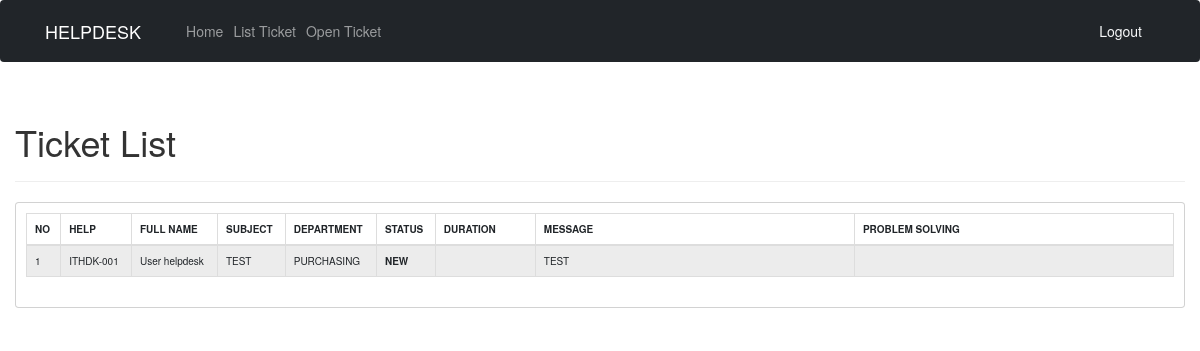
Page /Halaman-cust/ticket.php (signed in) on the committed database.
### tables this page shows
CREATE TABLE `tbl_ticket` (
  `tt_id` int NOT NULL,
  `tt_no_id` varchar(100) DEFAULT NULL,
  `tt_user` int NOT NULL,
  `tt_subject` varchar(225) DEFAULT NULL,
  `tt_department` int NOT NULL,
  `tt_service` int NOT NULL,
  `tt_priority` int NOT NULL,
  `tt_message` longtext,
  `tt_problem_solving` varchar(255) DEFAULT '',
  `tt_status` enum('NEW','PROCCESS','PENDING','CANCEL','DONE','DELETE') NOT NULL DEFAULT 'NEW',
  `tt_created` datetime NOT NULL DEFAULT CURRENT_TIMESTAMP,
  `tt_foto_before` varchar(100) NOT NULL,
  `tt_foto_after` varchar(100) NOT NULL,
  `tt_updated` datetime DEFAULT NULL,
  `tt_duration` varchar(255) DEFAULT NULL
);

CREATE TABLE `tbl_user` (
  `tu_id` int NOT NULL,
  `tu_role` enum('admin','customer') NOT NULL,
  `tu_user` varchar(100) NOT NULL,
  `tu_pass` varchar(100) NOT NULL,
  `tu_full_name` varchar(200) NOT NULL,
  `tu_email` varchar(150) NOT NULL
);

CREATE TABLE `tbl_department` (
  `td_id` int NOT NULL,
  `td_name` varchar(75) NOT NULL,
  `td_description` text NOT NULL
);

### Halaman-cust/func.php (called while the page is built, shortened)
<?php include 'config.php';
function db($params = array())
{
    if (isset($params['hostname'])) {
        $hostname = $params['hostname'];
    } else {
        $hostname = CONF_HOSTNAME;
    }
    if (isset($params['username'])) {
        $username = $params['username'];
    } else {
        $username = CONF_USERNAME;
    }
    if (isset($params['password'])) {
        $password = $params['password'];
    } else {
        $password = CONF_PASSWORD;
    }
    if (isset($params['database'])) {
        $database = $params['database'];
    } else {
        $database = CONF_DATABASE;
    }
    $conn = new mysqli($hostname, $username, $password, $database);
    return $conn;
}
function Q_array($sql = null)
{
    $db = db();
    if ($sql === null) {
        return null;
    } else {
        if ($result = $db->query($sql)) {
            return $result->fetch_all(MYSQLI_ASSOC);
        }
    }
}

### Halaman-cust/ticket.php (the view, shortened to what this page needs)
<?php
require_once 'func.php';
?>
<!DOCTYPE html>
<html lang="en">
<head>
    <link href="https://cdn.jsdelivr.net/npm/simple-datatables@7.1.2/dist/style.min.css" rel="stylesheet" />
    <link href="https://cdn.jsdelivr.net/npm/bootstrap@5.3.3/dist/css/bootstrap.min.css" rel="stylesheet">
    <link href="css/styles.css" rel="stylesheet" />
    <link rel="stylesheet" href="css/bootstrap.min.css">
</head>
<body class="sb-nav-fixed">
    <nav class="navbar navbar-expand-lg navbar-dark bg-dark">
        <div class="container">
            <a class="navbar-brand" href="home.php ">HELPDESK</a>
            <div class="collapse navbar-collapse justify-content-center" id="navbarNav">
                <ul class="navbar-nav">
                    <li class="nav-item">
                        <a class="nav-link" href="home.php">Home</a>
                    </li>
                    <li class="nav-item">
                        <a class="nav-link" href="ticket.php">List Ticket</a>
                    </li>
                    <li class="nav-item">
                        <a class="nav-link" href="open-ticket.php">Open Ticket</a>
                    </li>
                </ul>
            </div>
            <a href="logout.php"> <button class="btn btn-outline-light my-2 my-sm-0" type="submit">Logout</button></a>
        </div>
    </nav>
    <main>
        <div class="container-fluid px-4">
            <div class="page-header">
                <h1>Ticket List</h1>
            </div>
            <div class="card mb-4">
                <div class="card-body">
                    <table id="datatablesSimple" class="table table-hover table-striped table-bordered" width="100%" style="font-size: 1rem;" cellspacing="0">
                        <thead>
                            <tr>
                                <th>NO</th>
                                <th>HELP</th>
                                <th>FULL NAME</th>
                                <th>SUBJECT</th>
                                <th>DEPARTMENT</th>
                                <th>STATUS</th>
                                <th>DURATION</th>
                                <th style="min-width: 300px;">MESSAGE</th>
                                <th style="min-width: 300px;">PROBLEM SOLVING</th>
                            </tr>
                        </thead>
                        <tbody>
                            <?php
                            $sql = "
                        SELECT * FROM tbl_ticket a
                        LEFT JOIN tbl_user b ON b.tu_id=a.tt_user
                        LEFT JOIN tbl_department c ON c.td_id=a.tt_department
                        LEFT JOIN tbl_service d ON d.ts_id=a.tt_service
                        LEFT JOIN tbl_priority e ON e.tp_id=a.tt_priority
                        WHERE tt_status!='DELETE'
                        ORDER BY tt_id DESC
                    ";
                            $data = Q_array($sql);
                            foreach ($data as $key => $val) { ?>
                                <tr>
                                    <td><?php echo $key + 1; ?></td>
                                    <td><?php echo $val['tt_no_id']; ?></td>
                                    <td><?php echo $val['tu_full_name']; ?> <br> <?php echo $val['tu_email']; ?></td>
                                    <td><?php echo $val['tt_subject']; ?></td>
                                    <td><?php echo $val['td_name']; ?></td>
                                    <?php
                                    $statusClass = "status-default";
                                    switch ($val['tt_status']) {
                                        case 'NEW':
                                            $statusClass = "status-new";
                                            break;
                                    }
                                    ?>
                                    <td class="<?php echo $statusClass; ?>"><?php echo htmlspecialchars($val['tt_status']); ?></td>
                                    <td><?php echo $val['tt_duration']; ?></td>
                                    <td><?php echo $val['tt_message']; ?></td>
                                    <td><?php echo ($val['tt_problem_solving']); ?></td>
                                <?php } ?>
                                </tr>
                        </tbody>
                    </table>
                </div>
            </div>
        </div>
    </main>
</body>
</html>

### Halaman-cust/ticket.php (style rules this page uses)
.status-new { color: orange; font-weight: bold; }
td:nth-child(7), td:nth-child(13) { width: 100px; }

### rows in the picture
tbl_ticket: tt_no "ITHDK-001", tt_user.tu_full_name "User helpdesk", tt_subject "TEST", tt_department.td_name "PURCHASING", tt_status "NEW", tt_message "TEST"
